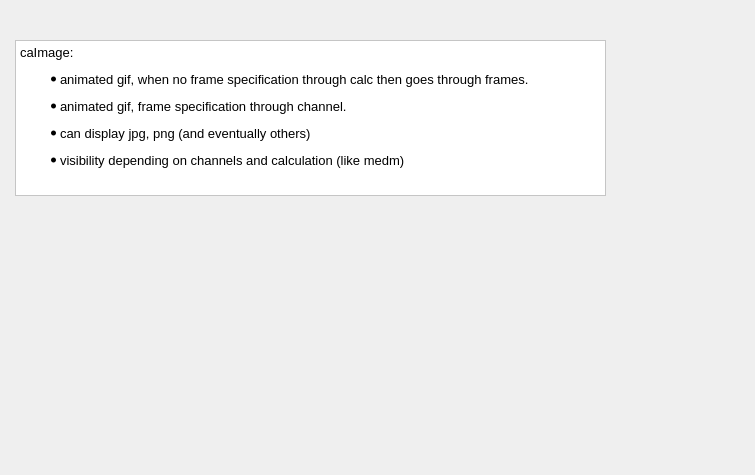
      <widget class="QWidget" name="tab_4">
       <attribute name="title">
        <string>caImage</string>
       </attribute>
       <widget class="caImage" name="caImage_23">
        <property name="geometry">
         <rect>
          <x>90</x>
          <y>260</y>
          <width>40</width>
          <height>40</height>
         </rect>
        </property>
        <property name="imageCalc">
         <string notr="true"/>
        </property>
        <property name="filename" stdset="0">
         <string>turbo.gif</string>
        </property>
        <property name="channel" stdset="0">
         <string notr="true"/>
        </property>
       </widget>
       <widget class="QTextEdit" name="textEdit_4">
        <property name="geometry">
         <rect>
          <x>15</x>
          <y>40</y>
          <width>591</width>
          <height>156</height>
         </rect>
        </property>
        <property name="styleSheet">
         <string notr="true">
QWidget {background: white;} </string>
        </property>
        <property name="html">
         <string>&lt;!DOCTYPE HTML PUBLIC &quot;-//W3C//DTD HTML 4.0//EN&quot; &quot;http://www.w3.org/TR/REC-html40/strict.dtd&quot;&gt;
&lt;html&gt;&lt;head&gt;&lt;meta name=&quot;qrichtext&quot; content=&quot;1&quot; /&gt;&lt;style type=&quot;text/css&quot;&gt;
p, li { white-space: pre-wrap; }
&lt;/style&gt;&lt;/head&gt;&lt;body style=&quot; font-family:'Sans Serif'; font-size:9pt; font-weight:400; font-style:normal;&quot;&gt;
&lt;p style=&quot; margin-top:0px; margin-bottom:0px; margin-left:0px; margin-right:0px; -qt-block-indent:0; text-indent:0px;&quot;&gt;&lt;span style=&quot; font-size:10pt;&quot;&gt;caImage: &lt;/span&gt;&lt;/p&gt;
&lt;ul style=&quot;margin-top: 0px; margin-bottom: 0px; margin-left: 0px; margin-right: 0px; -qt-list-indent: 1;&quot;&gt;&lt;li style=&quot; font-size:10pt;&quot; style=&quot; margin-top:12px; margin-bottom:0px; margin-left:0px; margin-right:0px; -qt-block-indent:0; text-indent:0px;&quot;&gt;animated gif, when no frame specification through calc then goes through frames.&lt;/li&gt;
&lt;li style=&quot; font-size:10pt;&quot; style=&quot; margin-top:12px; margin-bottom:0px; margin-left:0px; margin-right:0px; -qt-block-indent:0; text-indent:0px;&quot;&gt;animated gif, frame specification through channel.&lt;/li&gt;
&lt;li style=&quot; font-size:10pt;&quot; style=&quot; margin-top:12px; margin-bottom:0px; margin-left:0px; margin-right:0px; -qt-block-indent:0; text-indent:0px;&quot;&gt;can display jpg, png (and eventually others)&lt;/li&gt;&lt;/ul&gt;
&lt;ul style=&quot;margin-top: 0px; margin-bottom: 0px; margin-left: 0px; margin-right: 0px; -qt-list-indent: 1;&quot;&gt;&lt;li style=&quot; font-size:10pt;&quot; style=&quot; margin-top:12px; margin-bottom:0px; margin-left:0px; margin-right:0px; -qt-block-indent:0; text-indent:0px;&quot;&gt;visibility depending on channels and calculation (like medm)&lt;/li&gt;&lt;/ul&gt;&lt;/body&gt;&lt;/html&gt;</string>
        </property>
       </widget>
       <widget class="caImage" name="caImage_24">
        <property name="geometry">
         <rect>
          <x>195</x>
          <y>260</y>
          <width>40</width>
          <height>40</height>
         </rect>
        </property>
        <property name="imageCalc">
         <string>A</string>
        </property>
        <property name="filename" stdset="0">
         <string>turbo.gif</string>
        </property>
        <property name="channel" stdset="0">
         <string notr="true">QTDM:COUNT:1</string>
        </property>
       </widget>
       <widget class="caImage" name="caimage">
        <property name="geometry">
         <rect>
          <x>245</x>
          <y>250</y>
          <width>366</width>
          <height>146</height>
         </rect>
        </property>
        <property name="filename" stdset="0">
         <string notr="true">pvss2.jpg</string>
        </property>
       </widget>
       <widget class="caImage" name="caimage_2">
        <property name="geometry">
         <rect>
          <x>55</x>
          <y>370</y>
          <width>161</width>
          <height>96</height>
         </rect>
        </property>
        <property name="filename" stdset="0">
         <string notr="true">splash.png</string>
        </property>
       </widget>
       <widget class="caImage" name="caimage_3">
        <property name="geometry">
         <rect>
          <x>665</x>
          <y>250</y>
          <width>81</width>
          <height>81</height>
         </rect>
        </property>
        <property name="imageCalc">
         <string notr="true"/>
        </property>
        <property name="filename" stdset="0">
         <string notr="true">earth.gif</string>
        </property>
       </widget>
      </widget>
